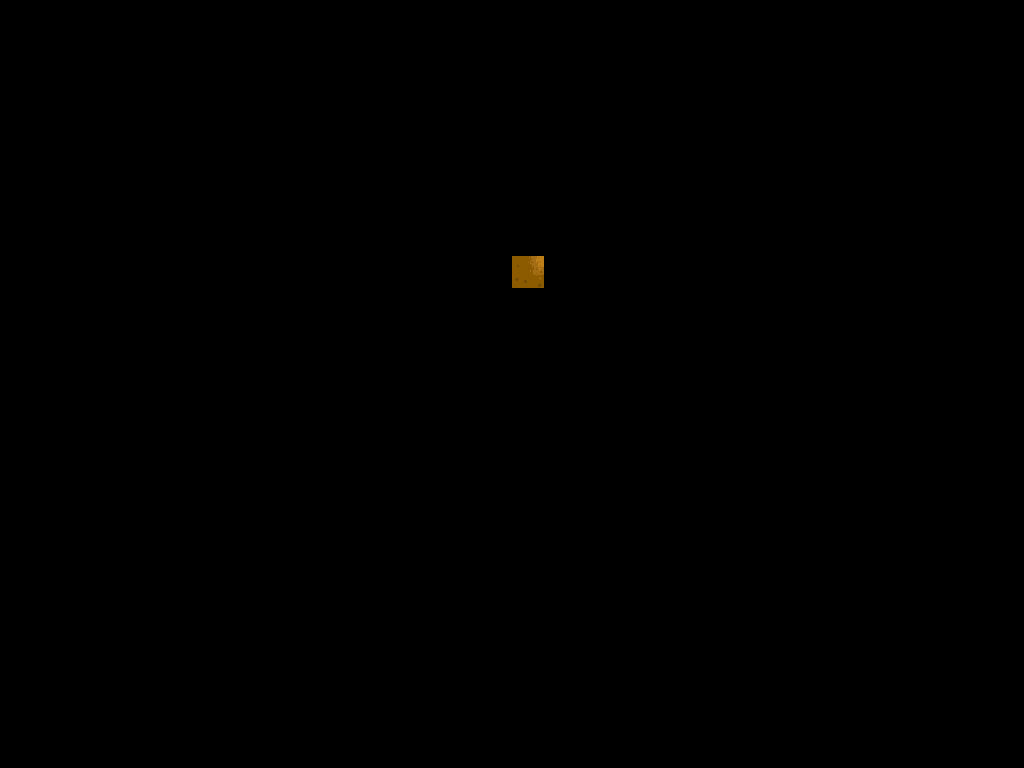

Rendered tile map (Tiled .tmx) drawn with the repository's tilesets; below, a short description and the full map source, tile grids included:
An orthogonal 32x24 tile map with 32x32 px tiles, 1 tile layer (Collidable).

<map version="1.0" orientation="orthogonal" renderorder="right-down" width="32" height="24" tilewidth="32" tileheight="32" nextobjectid="1">
 <tileset firstgid="1" name="Desert" tilewidth="32" tileheight="32" tilecount="16" columns="16">
  <image source="../Tilesets/Desert.png" width="512" height="32" />
 </tileset>
 <layer name="Collidable" width="32" height="24">
  <data encoding="csv">
0,0,0,0,0,0,0,0,0,0,0,0,0,0,0,0,0,0,0,0,0,0,0,0,0,0,0,0,0,0,0,0,
0,0,0,0,0,0,0,0,0,0,0,0,0,0,0,0,0,0,0,0,0,0,0,0,0,0,0,0,0,0,0,0,
0,0,0,0,0,0,0,0,0,0,0,0,0,0,0,0,0,0,0,0,0,0,0,0,0,0,0,0,0,0,0,0,
0,0,0,0,0,0,0,0,0,0,0,0,0,0,0,0,0,0,0,0,0,0,0,0,0,0,0,0,0,0,0,0,
0,0,0,0,0,0,0,0,0,0,0,0,0,0,0,0,0,0,0,0,0,0,0,0,0,0,0,0,0,0,0,0,
0,0,0,0,0,0,0,0,0,0,0,0,0,0,0,0,0,0,0,0,0,0,0,0,0,0,0,0,0,0,0,0,
0,0,0,0,0,0,0,0,0,0,0,0,0,0,0,0,0,0,0,0,0,0,0,0,0,0,0,0,0,0,0,0,
0,0,0,0,0,0,0,0,0,0,0,0,0,0,0,0,0,0,0,0,0,0,0,0,0,0,0,0,0,0,0,0,
0,0,0,0,0,0,0,0,0,0,0,0,0,0,0,0,1,0,0,0,0,0,0,0,0,0,0,0,0,0,0,0,
0,0,0,0,0,0,0,0,0,0,0,0,0,0,0,0,0,0,0,0,0,0,0,0,0,0,0,0,0,0,0,0,
0,0,0,0,0,0,0,0,0,0,0,0,0,0,0,0,0,0,0,0,0,0,0,0,0,0,0,0,0,0,0,0,
0,0,0,0,0,0,0,0,0,0,0,0,0,0,0,0,0,0,0,0,0,0,0,0,0,0,0,0,0,0,0,0,
0,0,0,0,0,0,0,0,0,0,0,0,0,0,0,0,0,0,0,0,0,0,0,0,0,0,0,0,0,0,0,0,
0,0,0,0,0,0,0,0,0,0,0,0,0,0,0,0,0,0,0,0,0,0,0,0,0,0,0,0,0,0,0,0,
0,0,0,0,0,0,0,0,0,0,0,0,0,0,0,0,0,0,0,0,0,0,0,0,0,0,0,0,0,0,0,0,
0,0,0,0,0,0,0,0,0,0,0,0,0,0,0,0,0,0,0,0,0,0,0,0,0,0,0,0,0,0,0,0,
0,0,0,0,0,0,0,0,0,0,0,0,0,0,0,0,0,0,0,0,0,0,0,0,0,0,0,0,0,0,0,0,
0,0,0,0,0,0,0,0,0,0,0,0,0,0,0,0,0,0,0,0,0,0,0,0,0,0,0,0,0,0,0,0,
0,0,0,0,0,0,0,0,0,0,0,0,0,0,0,0,0,0,0,0,0,0,0,0,0,0,0,0,0,0,0,0,
0,0,0,0,0,0,0,0,0,0,0,0,0,0,0,0,0,0,0,0,0,0,0,0,0,0,0,0,0,0,0,0,
0,0,0,0,0,0,0,0,0,0,0,0,0,0,0,0,0,0,0,0,0,0,0,0,0,0,0,0,0,0,0,0,
0,0,0,0,0,0,0,0,0,0,0,0,0,0,0,0,0,0,0,0,0,0,0,0,0,0,0,0,0,0,0,0,
0,0,0,0,0,0,0,0,0,0,0,0,0,0,0,0,0,0,0,0,0,0,0,0,0,0,0,0,0,0,0,0,
0,0,0,0,0,0,0,0,0,0,0,0,0,0,0,0,0,0,0,0,0,0,0,0,0,0,0,0,0,0,0,0
</data>
 </layer>
</map>
